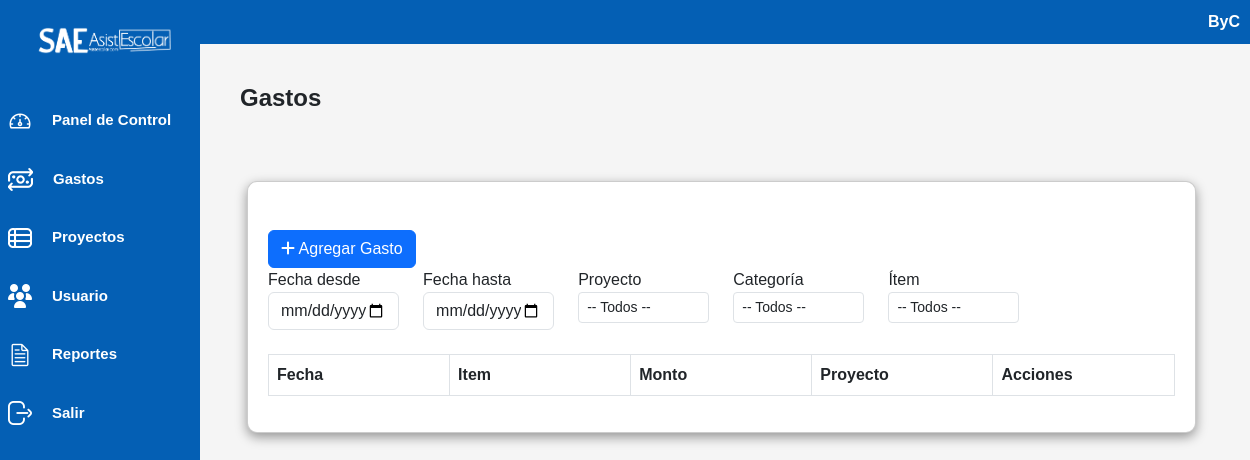
The page /controlador/gastos_controlador.php (signed in) on the database as committed earlier.
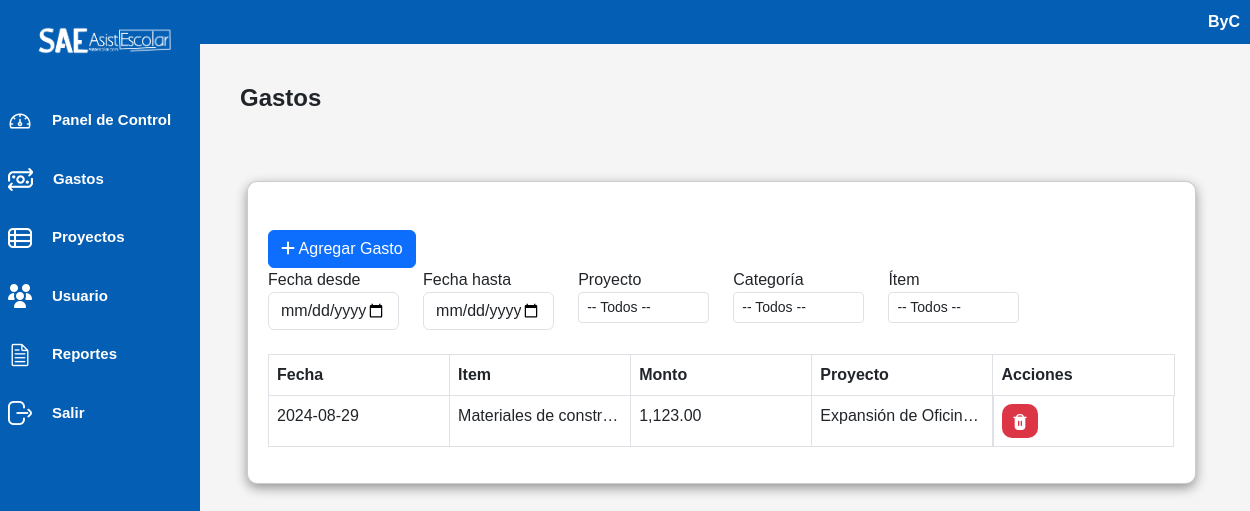
The same page on the database as committed later.
### tables this page shows
CREATE TABLE `gasto` (
  `ID_Gasto` int(11) NOT NULL,
  `ID_Usuario` int(11) NOT NULL,
  `ID_Proyecto` int(11) NOT NULL,
  `ID_Item` int(11) NOT NULL,
  `Fecha` date NOT NULL,
  `Monto_Gasto` int(11) NOT NULL,
  `Comprobante` varchar(50) NOT NULL,
  `Observacion` varchar(100) NOT NULL
);

CREATE TABLE `item` (
  `id_item` int(11) NOT NULL,
  `id_categoria` int(11) NOT NULL,
  `nombre` varchar(50) NOT NULL,
  `estado` tinyint(1) NOT NULL DEFAULT 1
);

### controlador/gastos_controlador.php (called while the page is built, shortened)
<?php
require_once("../modelo/gastos_modelo.php");
$objGastos = new Gastos();
$data = $objGastos->buscarTodos();
$lista_proyectos = $objGastos->obtenerListaProyectos();
$lista_items = $objGastos->obtenerListaItems();
require_once("../vista/gastos_vista.php");
?>

### modelo/conexionPDO.php (called while the page is built, shortened)
<?php
    class Conexion {
        private $conexion;
        function __construct(){
            $servidor="localhost";
            $usuarioBD="root";
            $claveBD="";
            $bd="fiscor";
            try {
                $this->conexion=new PDO("mysql:host=$servidor;dbname=$bd",$usuarioBD,$claveBD);
                $this->conexion->setAttribute(PDO::ATTR_ERRMODE,PDO::ERRMODE_EXCEPTION);
            }
            catch(PDOException $fallo){
                die ("La conexion ha fallado.".$fallo->getMessage());
            }
        }
        public function conectar(){
            return $this->conexion;
        }
    }
?>

### modelo/gastos_modelo.php (called while the page is built, shortened)
<?php
require_once("../modelo/conexionPDO.php");
class Gastos extends Conexion {
    private $conexion;
    public function __construct() {
        $this->conexion = new Conexion();
        $this->conexion = $this->conexion->conectar();
    }
    public function buscarTodos() {
        try {
            $sql = "SELECT * FROM gasto";
            $stmt = $this->conexion->prepare($sql);
            $stmt->execute();
            return $stmt->fetchAll(PDO::FETCH_ASSOC);
        } catch (PDOException $e) {
            error_log("Error al buscar todos los gastos: " . $e->getMessage(), 0);
            return array();
        }
    }
    public function obtenerListaProyectos() {
        $sql = "SELECT ID_Proyecto as id_proyecto,Nombre as nombre FROM proyecto";
        $stmt = $this->conexion->prepare($sql);
        $stmt->execute();
        $resultados = $stmt->fetchAll(PDO::FETCH_ASSOC);
        $listaProyectos = [];
        foreach($resultados as $fila) {
            $listaProyectos[$fila['id_proyecto']] = $fila['nombre'];
        }
        return $listaProyectos;
    }
    public function obtenerListaItems() {
        $sql = "SELECT id_item, nombre, id_categoria FROM item";
        $stmt = $this->conexion->prepare($sql);
        $stmt->execute();
        return $stmt->fetchAll(PDO::FETCH_ASSOC);
    }
}
?>

### vista/gastos_vista.php (the view, shortened to what the changed rows need)
<!DOCTYPE html>
<html lang="es">
<head>
    <link rel="stylesheet" href="../vista/css/bootstrap.min.css">
    <link rel="stylesheet" href="../vista/css/dataTables.bootstrap5.css">
    <link rel="stylesheet" type="text/css" href="../vista/css/estilosinicio.css">
    <link rel="stylesheet" href="https://cdn.jsdelivr.net/npm/daterangepicker/daterangepicker.css">
</head>
<body>
    <div class="contenedor">
        <div class="contenido">
            <h1>Gastos</h1>
        </div>
    </div>
    <div class="container">
        <div class="contenedor-categoria px-6 pt-5">
            <div id="tabla_div">
                <br>
                <table id="tabla" class="table table-bordered table-responsive" style="width:100%">
                    <thead>
                        <tr>
                            <th>Fecha</th>
                            <th>Item</th>
                            <th>Monto</th>
                            <th>Proyecto</th>
                            <th>Acciones</th>
                        </tr>
                    </thead>
                    <tbody id="tablaDataGasto">
                    <?php
                        if (isset($data) && is_array($data)) {
                            foreach ($data as $row) {
                                $proyecto = isset($lista_proyectos[$row['ID_Proyecto']]) ? $lista_proyectos[$row['ID_Proyecto']] : '';
                                $item = '';
                                foreach ($lista_items as $c) {
                                    if ($c['id_item'] == $row['ID_Item']) {
                                        $item = $c['nombre'];
                                        break;
                                    }
                                }
                                echo "<tr data-id='" . htmlspecialchars($row['ID_Gasto']) . "' data-fecha='" . htmlspecialchars($row['Fecha']) . "' data-item='" . htmlspecialchars($item) . "' data-monto='" . number_format($row['Monto_Gasto'], 2, '.', ',') . "' data-proyecto='" . htmlspecialchars($proyecto) . "' data-comprobante='" . htmlspecialchars($row['Comprobante']) . "' data-observacion='" . htmlspecialchars($row['Observacion']) . "'>";
                                echo "<td>" . htmlspecialchars($row['Fecha']) . "</td>";
                                echo "<td>" . htmlspecialchars($item) . "</td>";
                                echo "<td>" . number_format($row['Monto_Gasto'], 2, '.', ',') . "</td>";
                                echo "<td>" . htmlspecialchars($proyecto) . "</td>";
                                echo "<td class='d-flex justify-content-between' style='width: 100%'>
                                        <a onClick='eliminarGasto(this)' class='btn-rojo' data-id='" . htmlspecialchars($row['ID_Gasto']) . "'><img src='../vista/img/eliminar.png' alt='eliminar'></a></td>";
                                echo "</tr>";
                            }
                        } else {
                            echo "<tr><td colspan='5'>No hay datos disponibles.</td></tr>";
                        }
                    ?>
                    </tbody>
                </table>
            </div>
        </div>
    </div>
</body>
</html>

Rows that differ between the two databases and show on the page:
added gasto: Fecha "2024-08-29", Monto_Gasto "1,123.00", proyecto "Expansión de Oficin…"
now on this page (row edited): item: nombre "Materiales de constr…"
